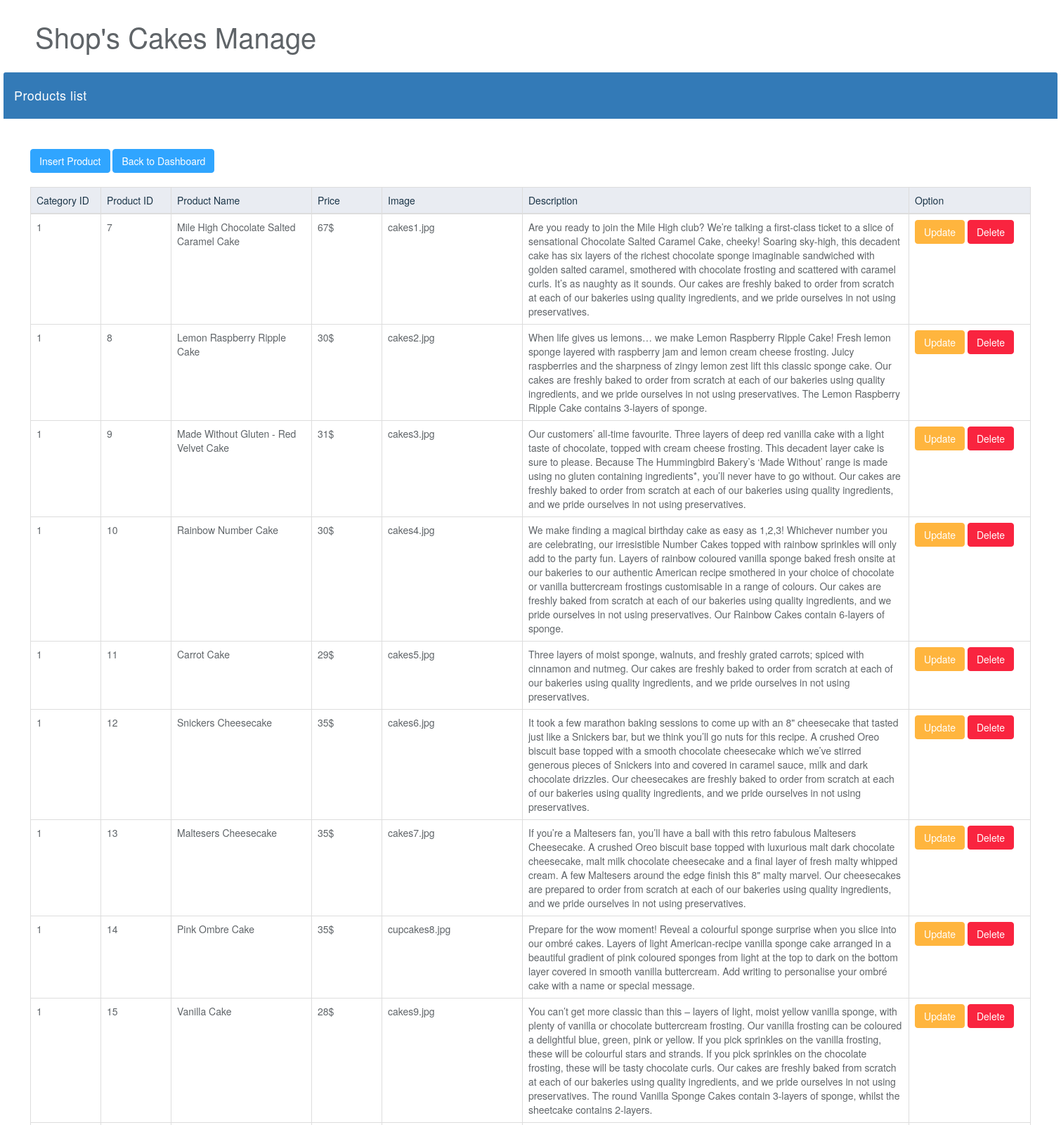
The page /admin_pages/qly_products/product.php (upper part) on the database its author committed.
### tables this page shows
CREATE TABLE `product` (
  `id` int(11) NOT NULL,
  `calalog_id` int(11) NOT NULL,
  `name` varchar(50) NOT NULL,
  `price` int(11) NOT NULL,
  `image_link` varchar(100) NOT NULL,
  `description` varchar(800) NOT NULL
);

### admin_pages/qly_products/product.php (the view, shortened to what this page needs)
<?php
    $con = mysqli_connect("localhost", "root", "", "bakeryshopdb");
	mysqli_set_charset($con,'utf8');
$res = mysqli_query($con, "SELECT * from product");
$data = $res->fetch_all();
 ?>
<!DOCTYPE html>
<html>
<head>
<link href="../../css/bootstrap.min.css" rel="stylesheet">
<link href="../../css/admin-index.css" rel="stylesheet">
</head>
<body>
	<div class=" main">
		<div class="row">
			<div class="col-lg-12">
				<h1 class="page-header"style="margin-left: 50px;">Shop's Cakes Manage</h1>
			</div>
		</div>
		<div class="row">
			<div class="col-xs-12 col-md-12 col-lg-12">
				<div class="panel panel-primary" >
					<div class="panel-heading" style="width: 1500px; margin:auto;">Products list</div>
					<div class="panel-body"style="padding: 43px;">
						<div class="bootstrap-table">
							<div class="table-responsive">
								<a href="insertproduct.html" class="btn btn-primary">Insert Product</a>
								<a href="../index.html" class="btn btn-primary">Back to Dashboard</a>
			<table border="1" class="table table-bordered" style="margin-top:20px;">
				<thead>
				<tr class="bg-primary">
					<td width="100px">Category ID</td>
					<td width="100px">Product ID</td>
					<td width="200px">Product Name</td>
					<td width="100px">Price</td>
					<td width="200px">Image</td>
					<td width="550px">Description</td>
					<td>Option</td>
				</tr>
				</thead>
				<tbody>
					<?php
						foreach ($data as $item) { ?>
						<tr>
							<td><?php echo $item[1]; ?></td>
							<td><?php echo $item[0]; ?></td>
							<td><?php echo $item[2]; ?></td>
							<td><?php echo $item[3]; ?>$</td>
							<td><?php echo $item[4]; ?></td>
							<td><?php echo $item[5]; ?></td>
							<td> <?php echo '<a class="btn btn-warning" href="update.php?id='.$item[0].'">Update</a>'  ?> <?php echo '<a class="btn btn-danger" href="delete.php?id='.$item[0].'">Delete</a>'  ?> </td>
						</tr>
					<?php } ?>
				</tbody>
			</table>
							</div>
						</div>
					</div>
				</div>
			</div>
		</div>
	</div>
</body>
</html>

### css/admin-index.css (style rules this page uses)
body { color: #5f6468; }
a, a:hover, a:focus { color: #30a5ff; }
h1, h2, h3, h4, h5, h6 { color: #5f6468; }
h1 { font-weight: 300; font-size: 40px; }
.btn-primary, .btn-primary:hover, .btn-primary:focus, .btn-primary:active, .btn-primary.active, .open > .dropdown-toggle.btn-primary, .btn-primary.disabled, .btn-primary[disabled], fieldset[disabled] .btn-primary, .btn-primary.disabled:hover, .btn-primary[disabled]:hover, fieldset[disabled] .btn-primary:hover, .btn-primary.disabled:focus, .btn-primary[disabled]:focus, fieldset[disabled] .btn-primary:focus, .btn-primary.disabled:active, .btn-primary[disabled]:active, fieldset[disabled] .btn-primary:active, .btn-primary.disabled.active, .btn-primary[disabled].active, fieldset[disabled] .btn-primary.active { background-color: #30a5ff; border-color: #30a5ff; }
.btn-warning, .btn-warning:hover, .btn-warning:focus, .btn-warning:active, .btn-warning.active, .open > .dropdown-toggle.btn-warning, .btn-warning.disabled, .btn-warning[disabled], fieldset[disabled] .btn-warning, .btn-warning.disabled:hover, .btn-warning[disabled]:hover, fieldset[disabled] .btn-warning:hover, .btn-warning.disabled:focus, .btn-warning[disabled]:focus, fieldset[disabled] .btn-warning:focus, .btn-warning.disabled:active, .btn-warning[disabled]:active, fieldset[disabled] .btn-warning:active, .btn-warning.disabled.active, .btn-warning[disabled].active, fieldset[disabled] .btn-warning.active { background-color: #ffb53e; border-color: #ffb53e; }
.btn-danger, .btn-danger:hover, .btn-danger:focus, .btn-danger:active, .btn-danger.active, .open > .dropdown-toggle.btn-danger, .btn-danger.disabled, .btn-danger[disabled], fieldset[disabled] .btn-danger, .btn-danger.disabled:hover, .btn-danger[disabled]:hover, fieldset[disabled] .btn-danger:hover, .btn-danger.disabled:focus, .btn-danger[disabled]:focus, fieldset[disabled] .btn-danger:focus, .btn-danger.disabled:active, .btn-danger[disabled]:active, fieldset[disabled] .btn-danger:active, .btn-danger.disabled.active, .btn-danger[disabled].active, fieldset[disabled] .btn-danger.active { background-color: #f9243f; border-color: #f9243f; }
.bg-primary { color: #1b3548; background-color: #e9ecf2; }
.panel { border: 0; }
.panel-heading { font-size: 18px; font-weight: 300; letter-spacing: 0.025em; height: 66px; background: #ccc; line-height: 45px; width: 670px }
h1.page-header { margin-top: 30px; border-bottom: 0; }
.table { background: #fff; }

### rows shown on the page
product: calalog "1", id "7", name "Mile High Chocolate Salted Caramel Cake", price "67", image_link "cakes1.jpg", description "Are you ready to join the Mile High club? We’re talking a first-class ticket to a slice of sensational Chocolate Salted Caramel Cake, cheeky! Soaring sky-high, this decadent cake has six layers of the richest chocolate sponge imaginable sandwiched with golden salted caramel, smothered with chocolate frosting and scattered with caramel curls. It’s as naughty as it sounds. Our cakes are freshly baked to order from scratch at each of our bakeries using quality ingredients, and we pride ourselves in not using preservatives."
product: calalog "1", id "8", name "Lemon Raspberry Ripple Cake", price "30", image_link "cakes2.jpg", description "When life gives us lemons… we make Lemon Raspberry Ripple Cake! Fresh lemon sponge layered with raspberry jam and lemon cream cheese frosting. Juicy raspberries and the sharpness of zingy lemon zest lift this classic sponge cake. Our cakes are freshly baked to order from scratch at each of our bakeries using quality ingredients, and we pride ourselves in not using preservatives. The Lemon Raspberry Ripple Cake contains 3-layers of sponge."
product: calalog "1", id "9", name "Made Without Gluten - Red Velvet Cake", price "31", image_link "cakes3.jpg", description "Our customers’ all-time favourite. Three layers of deep red vanilla cake with a light taste of chocolate, topped with cream cheese frosting. This decadent layer cake is sure to please. Because The Hummingbird Bakery’s ‘Made Without’ range is made using no gluten containing ingredients*, you’ll never have to go without. Our cakes are freshly baked to order from scratch at each of our bakeries using quality ingredients, and we pride ourselves in not using preservatives."
product: calalog "1", id "10", name "Rainbow Number Cake", price "30", image_link "cakes4.jpg", description "We make finding a magical birthday cake as easy as 1,2,3! Whichever number you are celebrating, our irresistible Number Cakes topped with rainbow sprinkles will only add to the party fun. Layers of rainbow coloured vanilla sponge baked fresh onsite at our bakeries to our authentic American recipe smothered in your choice of chocolate or vanilla buttercream frostings customisable in a range of colours. Our cakes are freshly baked from scratch at each of our bakeries using quality ingredients, and we pride ourselves in not using preservatives. Our Rainbow Cakes contain 6-layers of sponge."
product: calalog "1", id "11", name "Carrot Cake", price "29", image_link "cakes5.jpg", description "Three layers of moist sponge, walnuts, and freshly grated carrots; spiced with cinnamon and nutmeg. Our cakes are freshly baked to order from scratch at each of our bakeries using quality ingredients, and we pride ourselves in not using preservatives."
product: calalog "1", id "12", name "Snickers Cheesecake", price "35", image_link "cakes6.jpg", description "It took a few marathon baking sessions to come up with an 8\" cheesecake that tasted just like a Snickers bar, but we think you’ll go nuts for this recipe. A crushed Oreo biscuit base topped with a smooth chocolate cheesecake which we’ve stirred generous pieces of Snickers into and covered in caramel sauce, milk and dark chocolate drizzles. Our cheesecakes are freshly baked to order from scratch at each of our bakeries using quality ingredients, and we pride ourselves in not using preservatives."
product: calalog "1", id "13", name "Maltesers Cheesecake", price "35", image_link "cakes7.jpg", description "If you’re a Maltesers fan, you’ll have a ball with this retro fabulous Maltesers Cheesecake. A crushed Oreo biscuit base topped with luxurious malt dark chocolate cheesecake, malt milk chocolate cheesecake and a final layer of fresh malty whipped cream. A few Maltesers around the edge finish this 8\" malty marvel. Our cheesecakes are prepared to order from scratch at each of our bakeries using quality ingredients, and we pride ourselves in not using preservatives."
product: calalog "1", id "14", name "Pink Ombre Cake", price "35", image_link "cupcakes8.jpg", description "Prepare for the wow moment! Reveal a colourful sponge surprise when you slice into our ombré cakes. Layers of light American-recipe vanilla sponge cake arranged in a beautiful gradient of pink coloured sponges from light at the top to dark on the bottom layer covered in smooth vanilla buttercream. Add writing to personalise your ombré cake with a name or special message."
product: calalog "1", id "15", name "Vanilla Cake", price "28", image_link "cakes9.jpg", description "You can’t get more classic than this – layers of light, moist yellow vanilla sponge, with plenty of vanilla or chocolate buttercream frosting. Our vanilla frosting can be coloured a delightful blue, green, pink or yellow. If you pick sprinkles on the vanilla frosting, these will be colourful stars and strands. If you pick sprinkles on the chocolate frosting, these will be tasty chocolate curls. Our cakes are freshly baked from scratch at each of our bakeries using quality ingredients, and we pride ourselves in not using preservatives. The round Vanilla Sponge Cakes contain 3-layers of sponge, whilst the sheetcake contains 2-layers."
